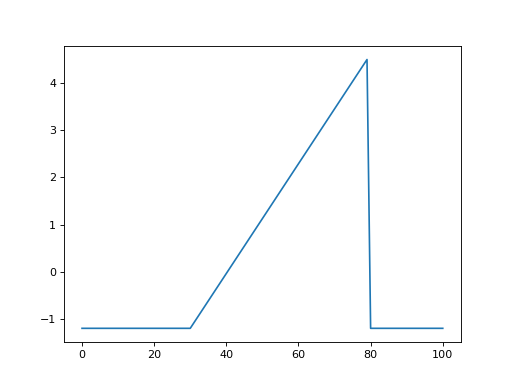

Reproduce this figure in Python.
import power1d

obj = power1d.geom.SawPulse( Q=101, q0=30, q1=80, x0=-1.2, x1=4.5 )
obj.plot()
